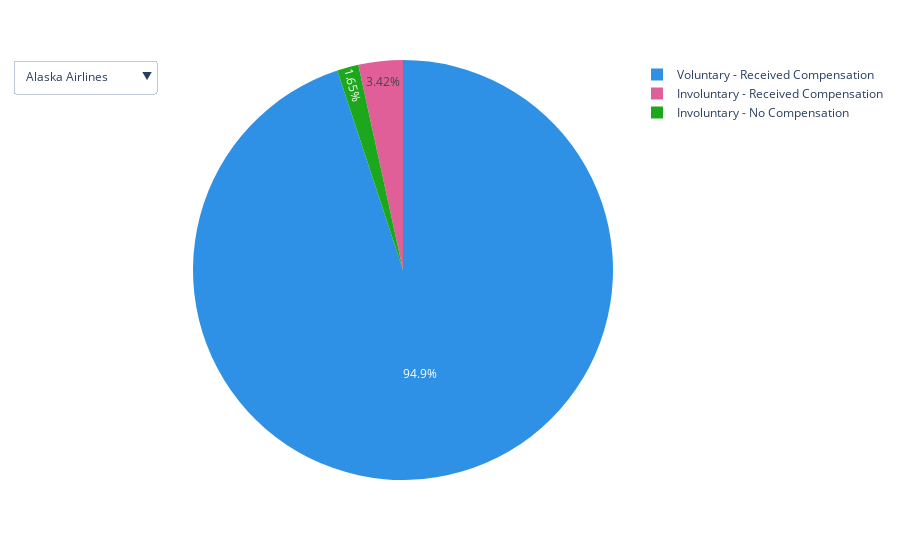

The code cell stored with this chart in its notebook:
### Markdown cell above
In order to add a drop down menu, we will use the update_layout() function in plotly express to create a button with all the different values for carrier. The resulting figure will have a dropdown menu where a user can select the carrier they are interested in and plotly will return the figure associated with that airline.

### Code cell
fig.update_layout(
    updatemenus=[
        {
            "buttons": [
                {
                    "label": k,
                    "method": "update",
                    # list comprehension for which traces are visible
                    "args": [{"visible": [kk == k for kk in figs.keys()]},
                             {"title":go.layout.xaxis.Title(
            text=f"Denied Boardings by Airline Carrier <br><sup>{k} </sup>"
            )}],
                }
                for k in figs.keys()
            ]
        }
    ]
)
